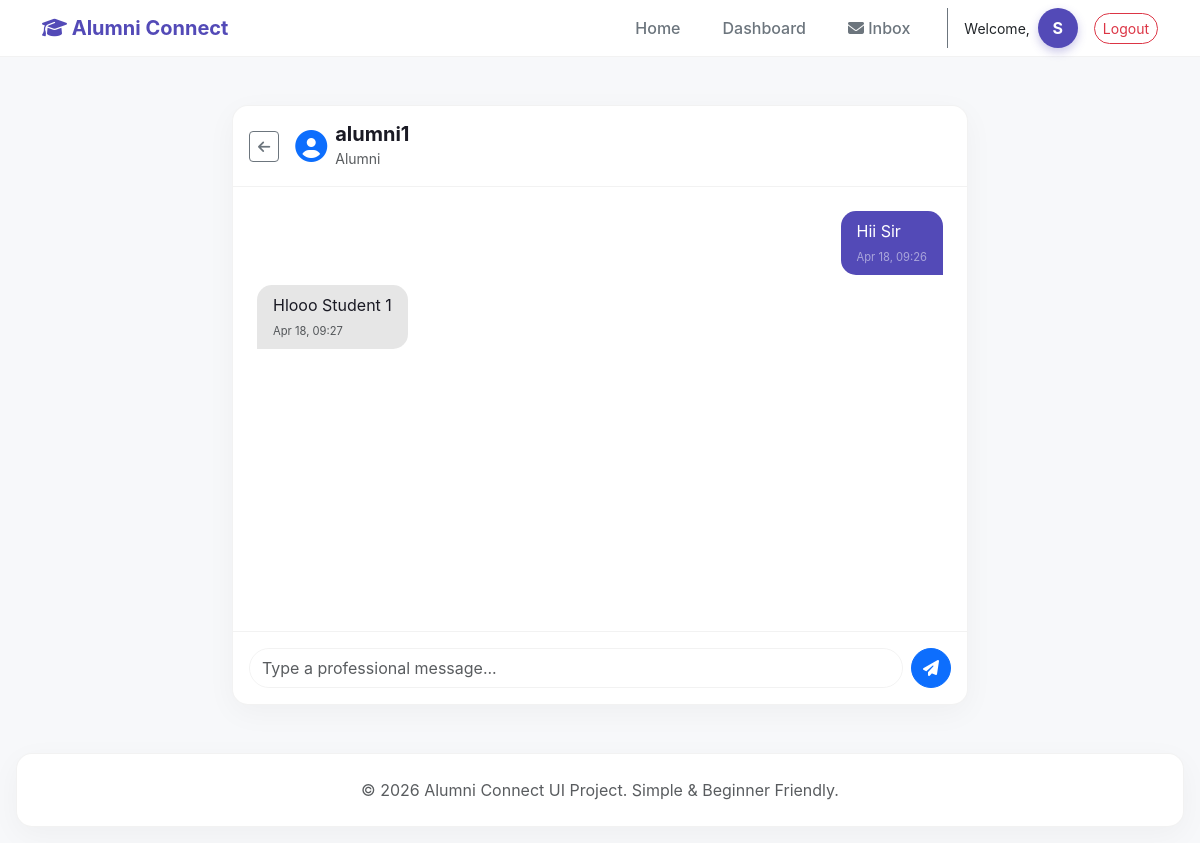
Page /chat/alumni1/ (signed in) on the committed database.
### mainapp/models.py (models this page shows, shortened)
class User(AbstractUser):
    is_student = models.BooleanField('student status', default=False)
    is_alumni = models.BooleanField('alumni status', default=False)

class Message(models.Model):
    sender = models.ForeignKey(User, on_delete=models.CASCADE, related_name='sent_messages')
    receiver = models.ForeignKey(User, on_delete=models.CASCADE, related_name='received_messages')
    content = models.TextField()
    timestamp = models.DateTimeField(auto_now_add=True)

### mainapp/views.py (the view)
# urls.py: path('chat/<str:target_username>/', views.chat_thread, name='chat_thread'),
@login_required
def chat_thread(request, target_username):
    if getattr(request.user, 'is_student', False) and not getattr(request.user.student_profile, 'is_verified', False):
        return HttpResponseForbidden("You must be verified to use the chat.")
    if getattr(request.user, 'is_alumni', False) and not getattr(request.user.alumni_profile, 'is_verified', False):
        return HttpResponseForbidden("You must be verified to use the chat.")
    target_user = get_object_or_404(User, username=target_username)
    if request.method == 'POST':
        content = request.POST.get('content')
        if content:
            Message.objects.create(sender=request.user, receiver=target_user, content=content)
            return redirect('chat_thread', target_username=target_username)
    chat_messages = Message.objects.filter(
        Q(sender=request.user, receiver=target_user) |
        Q(sender=target_user, receiver=request.user)
    ).order_by('timestamp')
    return render(request, 'chat_thread.html', {
        'target_user': target_user,
        'chat_messages': chat_messages
    })

### templates/chat_thread.html (shortened to what this page needs)
{% extends 'base.html' %}
{% block content %}
<div class="row fade-in">
    <div class="col-md-8 mx-auto">
        <div class="glass-card p-0" style="overflow:hidden; display:flex; flex-direction:column; height: 75vh;">
            <div class="p-3 border-bottom d-flex align-items-center" style="background: rgba(var(--primary-color-rgb), 0.1); border-color: var(--glass-border) !important;">
                <a href="{% url 'chat_inbox' %}" class="btn btn-sm btn-outline-secondary me-3"><i class="fa-solid fa-arrow-left"></i></a>
                <i class="fa-solid fa-user-circle fa-2x text-primary"></i>
                <div class="ms-2">
                    <h5 class="mb-0 fw-bold">{{ target_user.username }}</h5>
                    <small class="text-muted">
                        {% if target_user.is_student %}Student{% elif target_user.is_alumni %}Alumni{% endif %}
                    </small>
                </div>
            </div>
            <div id="chatBox" class="p-4" style="flex:1; overflow-y:auto; display:flex; flex-direction:column; gap: 10px;">
                {% for msg in chat_messages %}
                    {% if msg.sender == user %}
                        <div class="align-self-end text-white p-2 px-3" style="max-width: 75%; background: var(--primary-color); border-radius: 15px 15px 0 15px;">
                            <p class="mb-0">{{ msg.content }}</p>
                            <small class="text-white-50" style="font-size:0.7em;">{{ msg.timestamp|date:"M d, H:i" }}</small>
                        </div>
                    {% else %}
                        <div class="align-self-start p-2 px-3" style="max-width: 75%; background: rgba(128,128,128,0.2); border-radius: 15px 15px 15px 0; color:var(--text-color);">
                            <p class="mb-0">{{ msg.content }}</p>
                            <small class="text-muted" style="font-size:0.7em;">{{ msg.timestamp|date:"M d, H:i" }}</small>
                        </div>
                    {% endif %}
                {% empty %}
                    <div class="text-center text-muted mt-5">
                        <p>No messages yet. Send a message to start the conversation!</p>
                    </div>
                {% endfor %}
            </div>
            <div class="p-3 border-top" style="border-color: var(--glass-border) !important; background: var(--glass-bg);">
                <form method="post" autocomplete="off" class="d-flex">
                    <input type="text" name="content" class="form-control me-2" placeholder="Type a professional message..." required style="border-radius:20px; background:transparent; color:var(--text-color); border:1px solid var(--glass-border);">
                    <button type="submit" class="btn btn-primary rounded-circle" style="width:40px; height:40px; display:flex; align-items:center; justify-content:center;">
                        <i class="fa-solid fa-paper-plane"></i>
                    </button>
                </form>
            </div>
        </div>
    </div>
</div>
{% endblock %}

### templates/base.html (shortened to what this page needs)
{% load static %}
<!DOCTYPE html>
<html lang="en">
<head>
    <link href="https://cdn.jsdelivr.net/npm/bootstrap@5.3.0/dist/css/bootstrap.min.css" rel="stylesheet">
    <link rel="stylesheet" href="https://cdnjs.cloudflare.com/ajax/libs/font-awesome/6.4.0/css/all.min.css">
    <link rel="stylesheet" href="{% static 'css/style.css' %}">
</head>
<body>
    <nav class="navbar navbar-expand-lg modern-navbar sticky-top tilt-effect">
        <div class="container tilt-inner">
            <a class="navbar-brand fw-bold " href="{% url 'home' %}">
                <i class="fa-solid fa-graduation-cap text-primary-brand"></i> <span class="text-primary-brand">Alumni Connect</span>
            </a>
            <div class="collapse navbar-collapse" id="navbarNav">
                <ul class="navbar-nav ms-auto align-items-center">
                    <li class="nav-item">
                        <a class="nav-link {% if request.resolver_match.url_name == 'home' %}active-pill{% endif %}" href="{% url 'home' %}">Home</a>
                    </li>
                    {% if user.is_authenticated %}
                        {% if user.is_student %}
                        <li class="nav-item"><a class="nav-link {% if request.resolver_match.url_name == 'student_dashboard' %}active-pill{% endif %}" href="{% url 'student_dashboard' %}">Dashboard</a></li>
                        <li class="nav-item"><a class="nav-link {% if request.resolver_match.url_name == 'chat_inbox' %}active-pill{% endif %}" href="{% url 'chat_inbox' %}"><i class="fa-solid fa-envelope"></i> Inbox</a></li>
                        {% elif user.is_superuser %}
                        <li class="nav-item"><a class="nav-link {% if request.resolver_match.url_name == 'admin_dashboard' %}active-pill{% endif %}" href="{% url 'admin_dashboard' %}">Admin Dashboard</a></li>
                        {% endif %}
                        <li class="nav-item ms-3 border-start ps-3 border-secondary d-flex align-items-center gap-2">
                            <span class="text-dark small">Welcome,</span>
                            <div class="avatar-circle" title="{{ user.username }}" style="overflow: hidden;">
                                {% if user.is_student and user.student_profile.profile_picture %}
                                    <img src="{{ user.student_profile.profile_picture.url }}" alt="{{ user.username }}" style="width: 100%; height: 100%; object-fit: cover;">
                                {% elif user.is_alumni and user.alumni_profile.profile_picture %}
                                    <img src="{{ user.alumni_profile.profile_picture.url }}" alt="{{ user.username }}" style="width: 100%; height: 100%; object-fit: cover;">
                                {% else %}
                                    {{ user.username|make_list|first }}
                                {% endif %}
                            </div>
                        </li>
                        <li class="nav-item ms-3">
                            <form action="{% url 'logout' %}" method="post" class="d-inline">
                                <button type="submit" class="btn btn-sm btn-outline-danger" style="border-radius: 20px;">Logout</button>
                            </form>
                        </li>
                    {% endif %}
                </ul>
            </div>
        </div>
    </nav>
    <main class="container my-5">
        {% block content %}
        {% endblock content %}
    </main>
    <footer class="text-center py-4 mt-5 glass-card mx-3 mb-3">
        <p class="mb-0 text-muted">&copy; 2026 Alumni Connect UI Project. Simple & Beginner Friendly.</p>
    </footer>
</body>
</html>

### static/css/style.css (style rules this page uses)
:root { --shell-bg: #f7f8fa; --card-bg: #ffffff; --primary-color: #534AB7; --teal-color: #0F6E56; --coral-color: #993C1D; --text-dark: #1a1a24; --text-muted: #6c757d; --glass-border: rgba(0, 0, 0, 0.05); }
body { margin: 0; font-family: 'Inter', system-ui, -apple-system, sans-serif; background: var(--shell-bg); color: var(--text-dark); min-height: 100vh; overflow-x: hidden; }
.glass-card { background: var(--card-bg); border: 1px solid var(--glass-border); border-radius: 16px; padding: 2rem; transition: all 0.4s cubic-bezier(0.175, 0.885, 0.32, 1.275); box-shadow: 0 8px 30px rgba(0, 0, 0, 0.04); transform-style: preserve-3d; }
.btn { transition: all 0.3s ease; }
.modern-navbar { background: rgba(255, 255, 255, 0.95); backdrop-filter: blur(10px); border-bottom: 1px solid var(--glass-border); }
.modern-navbar .navbar-brand { color: var(--primary-color) !important; }
.modern-navbar .nav-link { color: var(--text-muted) !important; font-weight: 500; border-radius: 20px; margin: 0 5px; padding: 8px 16px !important; transition: all 0.3s ease; }
.text-primary-brand { color: var(--primary-color) !important; }
.avatar-circle { width: 40px; height: 40px; border-radius: 50%; background: var(--primary-color); display: flex !important; align-items: center; justify-content: center; font-weight: bold; color: white !important; box-shadow: 0 4px 10px rgba(83, 74, 183, 0.3); text-transform: uppercase; text-decoration: none; }
.fade-in { animation: fadeIn 0.8s ease forwards; opacity: 0; }
.tilt-effect { will-change: transform; }
.tilt-inner { transform: translateZ(40px); }

### rows in the picture
User: username|make_list "S"
User: username "alumni1"
Message: content "Hii Sir", timestamp "Apr 18, 09:26"
Message: content "Hlooo Student 1", timestamp "Apr 18, 09:27"
